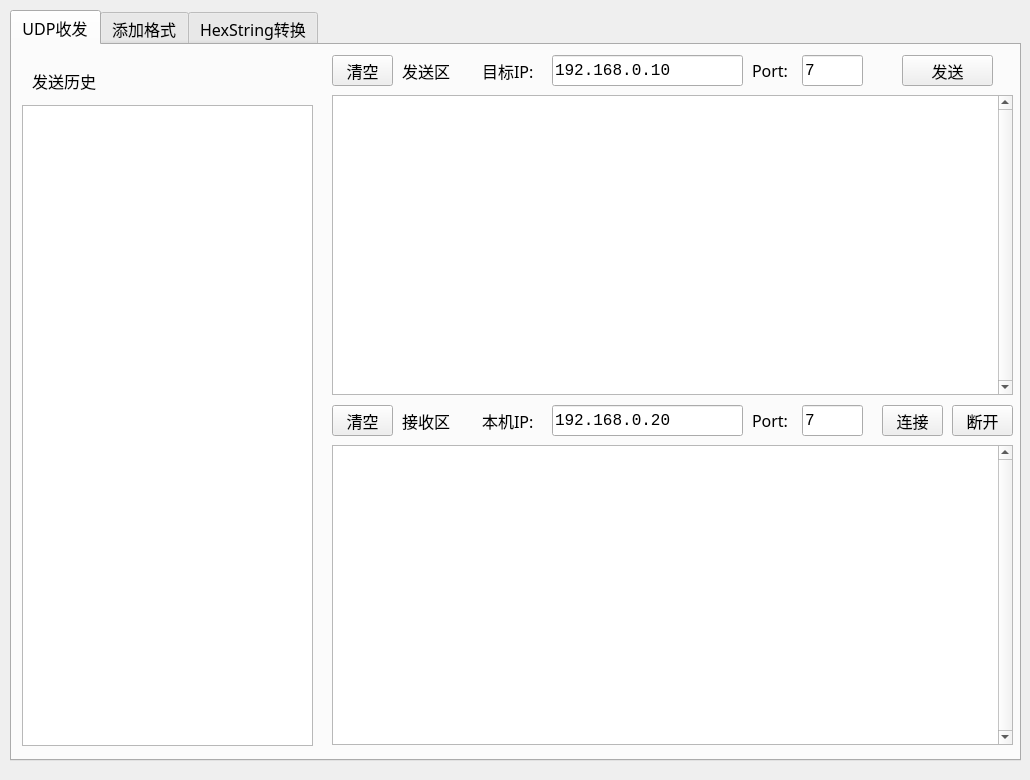
<?xml version="1.0" encoding="UTF-8"?>
<ui version="4.0">
 <class>MainWindow</class>
 <widget class="QMainWindow" name="MainWindow">
  <property name="geometry">
   <rect>
    <x>0</x>
    <y>0</y>
    <width>1030</width>
    <height>780</height>
   </rect>
  </property>
  <property name="minimumSize">
   <size>
    <width>1030</width>
    <height>780</height>
   </size>
  </property>
  <property name="maximumSize">
   <size>
    <width>1030</width>
    <height>780</height>
   </size>
  </property>
  <property name="windowTitle">
   <string>UDPtool</string>
  </property>
  <widget class="QWidget" name="centralwidget">
   <widget class="QTabWidget" name="tabWidget">
    <property name="geometry">
     <rect>
      <x>10</x>
      <y>10</y>
      <width>1011</width>
      <height>751</height>
     </rect>
    </property>
    <property name="font">
     <font>
      <family>微软雅黑</family>
      <pointsize>12</pointsize>
     </font>
    </property>
    <property name="currentIndex">
     <number>0</number>
    </property>
    <property name="iconSize">
     <size>
      <width>40</width>
      <height>40</height>
     </size>
    </property>
    <widget class="QWidget" name="UDPtab">
     <property name="font">
      <font>
       <family>Arial</family>
       <pointsize>10</pointsize>
      </font>
     </property>
     <attribute name="title">
      <string>UDP收发</string>
     </attribute>
     <widget class="QLineEdit" name="lineEditIPAddrRemote">
      <property name="geometry">
       <rect>
        <x>540</x>
        <y>10</y>
        <width>191</width>
        <height>31</height>
       </rect>
      </property>
      <property name="font">
       <font>
        <family>Consolas</family>
        <pointsize>12</pointsize>
       </font>
      </property>
      <property name="text">
       <string>192.168.0.10</string>
      </property>
     </widget>
     <widget class="QPlainTextEdit" name="plainTextRX">
      <property name="geometry">
       <rect>
        <x>320</x>
        <y>400</y>
        <width>681</width>
        <height>300</height>
       </rect>
      </property>
      <property name="font">
       <font>
        <family>Consolas</family>
        <pointsize>12</pointsize>
       </font>
      </property>
      <property name="verticalScrollBarPolicy">
       <enum>Qt::ScrollBarAlwaysOn</enum>
      </property>
      <property name="undoRedoEnabled">
       <bool>false</bool>
      </property>
      <property name="readOnly">
       <bool>true</bool>
      </property>
      <property name="plainText">
       <string/>
      </property>
     </widget>
     <widget class="QPushButton" name="pushButtonConnectServ">
      <property name="geometry">
       <rect>
        <x>870</x>
        <y>360</y>
        <width>61</width>
        <height>31</height>
       </rect>
      </property>
      <property name="font">
       <font>
        <family>黑体</family>
        <pointsize>12</pointsize>
       </font>
      </property>
      <property name="text">
       <string>连接</string>
      </property>
     </widget>
     <widget class="QListWidget" name="listWidgetHistory">
      <property name="geometry">
       <rect>
        <x>10</x>
        <y>60</y>
        <width>291</width>
        <height>641</height>
       </rect>
      </property>
      <property name="font">
       <font>
        <family>Consolas</family>
        <pointsize>12</pointsize>
       </font>
      </property>
     </widget>
     <widget class="QPlainTextEdit" name="plainTextTX">
      <property name="geometry">
       <rect>
        <x>320</x>
        <y>50</y>
        <width>681</width>
        <height>300</height>
       </rect>
      </property>
      <property name="font">
       <font>
        <family>Consolas</family>
        <pointsize>12</pointsize>
       </font>
      </property>
      <property name="verticalScrollBarPolicy">
       <enum>Qt::ScrollBarAlwaysOn</enum>
      </property>
      <property name="plainText">
       <string/>
      </property>
     </widget>
     <widget class="QLineEdit" name="lineEditPortRemote">
      <property name="geometry">
       <rect>
        <x>790</x>
        <y>10</y>
        <width>61</width>
        <height>31</height>
       </rect>
      </property>
      <property name="font">
       <font>
        <family>Consolas</family>
        <pointsize>12</pointsize>
       </font>
      </property>
      <property name="text">
       <string>7</string>
      </property>
     </widget>
     <widget class="QPushButton" name="pushButtonSend">
      <property name="enabled">
       <bool>true</bool>
      </property>
      <property name="geometry">
       <rect>
        <x>890</x>
        <y>10</y>
        <width>91</width>
        <height>31</height>
       </rect>
      </property>
      <property name="font">
       <font>
        <family>黑体</family>
        <pointsize>12</pointsize>
       </font>
      </property>
      <property name="text">
       <string>发送</string>
      </property>
     </widget>
     <widget class="QLabel" name="label">
      <property name="geometry">
       <rect>
        <x>20</x>
        <y>20</y>
        <width>101</width>
        <height>31</height>
       </rect>
      </property>
      <property name="font">
       <font>
        <family>微软雅黑</family>
        <pointsize>12</pointsize>
       </font>
      </property>
      <property name="text">
       <string>发送历史</string>
      </property>
     </widget>
     <widget class="QLabel" name="label_2">
      <property name="geometry">
       <rect>
        <x>390</x>
        <y>10</y>
        <width>61</width>
        <height>31</height>
       </rect>
      </property>
      <property name="font">
       <font>
        <family>微软雅黑</family>
        <pointsize>12</pointsize>
       </font>
      </property>
      <property name="text">
       <string>发送区</string>
      </property>
     </widget>
     <widget class="QLabel" name="label_3">
      <property name="geometry">
       <rect>
        <x>390</x>
        <y>360</y>
        <width>61</width>
        <height>31</height>
       </rect>
      </property>
      <property name="font">
       <font>
        <family>微软雅黑</family>
        <pointsize>12</pointsize>
       </font>
      </property>
      <property name="text">
       <string>接收区</string>
      </property>
     </widget>
     <widget class="QLabel" name="label_4">
      <property name="geometry">
       <rect>
        <x>470</x>
        <y>10</y>
        <width>61</width>
        <height>31</height>
       </rect>
      </property>
      <property name="font">
       <font>
        <family>微软雅黑</family>
        <pointsize>12</pointsize>
       </font>
      </property>
      <property name="text">
       <string>目标IP:</string>
      </property>
     </widget>
     <widget class="QLabel" name="label_5">
      <property name="geometry">
       <rect>
        <x>740</x>
        <y>10</y>
        <width>61</width>
        <height>31</height>
       </rect>
      </property>
      <property name="font">
       <font>
        <family>微软雅黑</family>
        <pointsize>12</pointsize>
       </font>
      </property>
      <property name="text">
       <string>Port:</string>
      </property>
     </widget>
     <widget class="QLabel" name="label_6">
      <property name="geometry">
       <rect>
        <x>470</x>
        <y>360</y>
        <width>61</width>
        <height>31</height>
       </rect>
      </property>
      <property name="font">
       <font>
        <family>微软雅黑</family>
        <pointsize>12</pointsize>
       </font>
      </property>
      <property name="text">
       <string>本机IP:</string>
      </property>
     </widget>
     <widget class="QLabel" name="label_7">
      <property name="geometry">
       <rect>
        <x>740</x>
        <y>360</y>
        <width>61</width>
        <height>31</height>
       </rect>
      </property>
      <property name="font">
       <font>
        <family>微软雅黑</family>
        <pointsize>12</pointsize>
       </font>
      </property>
      <property name="text">
       <string>Port:</string>
      </property>
     </widget>
     <widget class="QLineEdit" name="lineEditPortLocal">
      <property name="geometry">
       <rect>
        <x>790</x>
        <y>360</y>
        <width>61</width>
        <height>31</height>
       </rect>
      </property>
      <property name="font">
       <font>
        <family>Consolas</family>
        <pointsize>12</pointsize>
       </font>
      </property>
      <property name="text">
       <string>7</string>
      </property>
     </widget>
     <widget class="QLineEdit" name="lineEditIPAddrLocal">
      <property name="geometry">
       <rect>
        <x>540</x>
        <y>360</y>
        <width>191</width>
        <height>31</height>
       </rect>
      </property>
      <property name="font">
       <font>
        <family>Consolas</family>
        <pointsize>12</pointsize>
       </font>
      </property>
      <property name="text">
       <string>192.168.0.20</string>
      </property>
     </widget>
     <widget class="QPushButton" name="pushButtonDisconnectServ">
      <property name="enabled">
       <bool>true</bool>
      </property>
      <property name="geometry">
       <rect>
        <x>940</x>
        <y>360</y>
        <width>61</width>
        <height>31</height>
       </rect>
      </property>
      <property name="font">
       <font>
        <family>黑体</family>
        <pointsize>12</pointsize>
       </font>
      </property>
      <property name="text">
       <string>断开</string>
      </property>
     </widget>
     <widget class="QPushButton" name="pushButtonClearTX">
      <property name="geometry">
       <rect>
        <x>320</x>
        <y>10</y>
        <width>61</width>
        <height>31</height>
       </rect>
      </property>
      <property name="font">
       <font>
        <family>黑体</family>
        <pointsize>12</pointsize>
       </font>
      </property>
      <property name="text">
       <string>清空</string>
      </property>
     </widget>
     <widget class="QPushButton" name="pushButtonClearRX">
      <property name="geometry">
       <rect>
        <x>320</x>
        <y>360</y>
        <width>61</width>
        <height>31</height>
       </rect>
      </property>
      <property name="font">
       <font>
        <family>黑体</family>
        <pointsize>12</pointsize>
       </font>
      </property>
      <property name="text">
       <string>清空</string>
      </property>
     </widget>
    </widget>
    <widget class="QWidget" name="ConversionTab">
     <attribute name="title">
      <string>添加格式</string>
     </attribute>
     <widget class="QPlainTextEdit" name="plainTextRawMsg">
      <property name="geometry">
       <rect>
        <x>210</x>
        <y>60</y>
        <width>541</width>
        <height>221</height>
       </rect>
      </property>
      <property name="font">
       <font>
        <family>Consolas</family>
        <pointsize>12</pointsize>
       </font>
      </property>
     </widget>
     <widget class="QPushButton" name="pushButtonAddFormat">
      <property name="geometry">
       <rect>
        <x>390</x>
        <y>320</y>
        <width>191</width>
        <height>51</height>
       </rect>
      </property>
      <property name="text">
       <string>添加格式</string>
      </property>
     </widget>
     <widget class="QPlainTextEdit" name="plainTextFormMsg">
      <property name="geometry">
       <rect>
        <x>210</x>
        <y>400</y>
        <width>541</width>
        <height>231</height>
       </rect>
      </property>
      <property name="font">
       <font>
        <family>Consolas</family>
        <pointsize>12</pointsize>
       </font>
      </property>
      <property name="undoRedoEnabled">
       <bool>false</bool>
      </property>
      <property name="readOnly">
       <bool>true</bool>
      </property>
     </widget>
    </widget>
    <widget class="QWidget" name="Hex2StringTab">
     <attribute name="title">
      <string>HexString转换</string>
     </attribute>
     <widget class="QPushButton" name="pushButtonHex2String">
      <property name="geometry">
       <rect>
        <x>260</x>
        <y>320</y>
        <width>191</width>
        <height>51</height>
       </rect>
      </property>
      <property name="text">
       <string>Hex转字符串↓</string>
      </property>
     </widget>
     <widget class="QPlainTextEdit" name="plainTextHex">
      <property name="geometry">
       <rect>
        <x>210</x>
        <y>60</y>
        <width>541</width>
        <height>221</height>
       </rect>
      </property>
      <property name="font">
       <font>
        <family>Consolas</family>
        <pointsize>12</pointsize>
       </font>
      </property>
     </widget>
     <widget class="QPlainTextEdit" name="plainTextString">
      <property name="geometry">
       <rect>
        <x>210</x>
        <y>400</y>
        <width>541</width>
        <height>231</height>
       </rect>
      </property>
      <property name="font">
       <font>
        <family>Consolas</family>
        <pointsize>12</pointsize>
       </font>
      </property>
      <property name="verticalScrollBarPolicy">
       <enum>Qt::ScrollBarAlwaysOff</enum>
      </property>
     </widget>
     <widget class="QPushButton" name="pushButtonString2Hex">
      <property name="geometry">
       <rect>
        <x>490</x>
        <y>320</y>
        <width>191</width>
        <height>51</height>
       </rect>
      </property>
      <property name="text">
       <string>↑字符串转Hex</string>
      </property>
     </widget>
    </widget>
   </widget>
  </widget>
  <widget class="QStatusBar" name="statusbar">
   <property name="sizeGripEnabled">
    <bool>false</bool>
   </property>
  </widget>
 </widget>
 <resources/>
 <connections/>
</ui>
